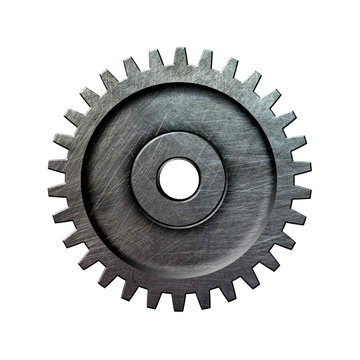
#> input picture gear.jpg, 360 x 360 px
$ jupyter execute Spur_Gear_Preprocessing_Mac.ipynb
#> lines starting #> are read from the running program, lines starting #| are printed output that depends on the picture; after the words box and inside, x2 and y2 are one past the last pixel; in counts of white or black regions, pixels touching at a corner belong together; long printed decimals are rounded
[cell 1]
import cv2, numpy as np, json, math, matplotlib.pyplot as plt
from pathlib import Path

# --- Paths (no /mnt) ---
PROJECT_ROOT = Path.cwd()
OUT_DIR = PROJECT_ROOT / "outputs"
OUT_DIR.mkdir(parents=True, exist_ok=True)

# Point to your image (change this if needed)
IMG_PATH = PROJECT_ROOT / "gear.jpg"     # e.g., "./gear.jpg"

assert IMG_PATH.exists(), f"Place your image at {IMG_PATH} or update IMG_PATH."

img = cv2.imread(str(IMG_PATH))
#> img is the input picture: shape (360, 360, 3); mean B, G, R 196.7, 196.7, 195.7
assert img is not None, f"Could not read {IMG_PATH}"

img_rgb = cv2.cvtColor(img, cv2.COLOR_BGR2RGB)
plt.figure(figsize=(4,4)); plt.title("Cell 1 — Input Image"); plt.axis("off"); plt.imshow(img_rgb)

[cell 2]
def auto_threshold(gray_img):
    h, w = gray_img.shape
    center = gray_img[h//2-20:h//2+20, w//2-20:w//2+20].mean()
    border = np.concatenate([gray_img[:20,:].ravel(), gray_img[-20:,:].ravel(),
                             gray_img[:, :20].ravel(), gray_img[:, -20:].ravel()]).mean()
    invert = center < border
    flag = cv2.THRESH_BINARY_INV if invert else cv2.THRESH_BINARY
    _, bin_img = cv2.threshold(gray_img, 0, 255, flag + cv2.THRESH_OTSU)
    return bin_img, invert

gray = cv2.cvtColor(img, cv2.COLOR_BGR2GRAY)
clahe = cv2.createCLAHE(clipLimit=2.0, tileGridSize=(8,8))
gray_eq = clahe.apply(gray)
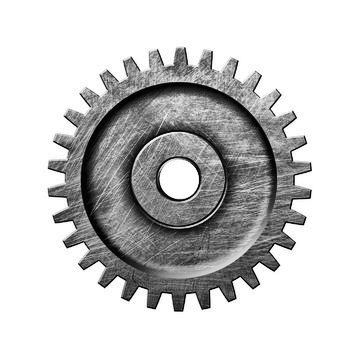
#> gray_eq: shape (360, 360); min 1, max 255, mean 203.4

binary, was_inverted = auto_threshold(gray_eq)
#> in auto_threshold, `center = gray_img[h//2-20:h//2+20, w//2-20:w//2+20].mean()`: center = 212.2
#> in auto_threshold, `border = np.concatenate([gray_img[:20,:].ravel(), gray_img[-20:,:].rav..`: border = 255
#> in auto_threshold, `invert = center < border`: invert = True
#> in auto_threshold, `flag = cv2.THRESH_BINARY_INV if invert else cv2.THRESH_BINARY`: flag = 1
#> in auto_threshold, `_, bin_img = cv2.threshold(gray_img, 0, 255, flag + cv2.THRESH_OTSU)`:
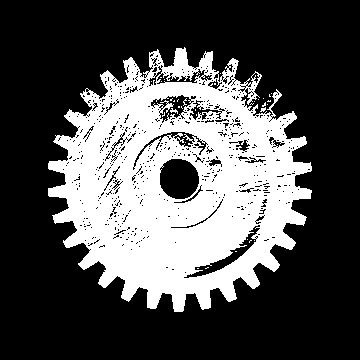
#> bin_img: shape (360, 360); 31.7% white; 36 white regions (34 under 20 px), largest, box (x1, y1, x2, y2) and area: (48, 47, 312, 312) 41003, (170, 108, 178, 114) 23
#> was_inverted = True

plt.figure(figsize=(12,4))
plt.subplot(1,3,1); plt.title("Gray"); plt.axis("off"); plt.imshow(gray, cmap="gray")
plt.subplot(1,3,2); plt.title("CLAHE"); plt.axis("off"); plt.imshow(gray_eq, cmap="gray")
plt.subplot(1,3,3); plt.title(f"Otsu (invert={was_inverted})"); plt.axis("off"); plt.imshow(binary, cmap="gray")

[cell 3]
k3 = cv2.getStructuringElement(cv2.MORPH_ELLIPSE, (3,3))
k5 = cv2.getStructuringElement(cv2.MORPH_ELLIPSE, (5,5))
mask = cv2.morphologyEx(binary, cv2.MORPH_OPEN, k3, iterations=1)
#> mask: shape (360, 360); 30.5% white; 24 white regions (14 under 20 px), largest, box (x1, y1, x2, y2) and area: (48, 57, 312, 312) 38076, (149, 48, 199, 79) 669, (198, 51, 219, 81) 267
mask = cv2.morphologyEx(mask, cv2.MORPH_CLOSE, k5, iterations=2)
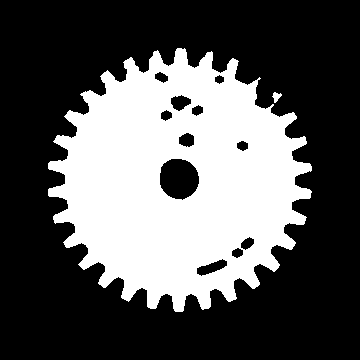
#> mask: shape (360, 360); 34.5% white; 2 white regions

# keep largest connected component
cnts, _ = cv2.findContours(mask, cv2.RETR_EXTERNAL, cv2.CHAIN_APPROX_SIMPLE)
#> cnts = 2 contours; box (x1, y1, x2, y2) and area: (48, 48, 312, 312) 46422, (272, 92, 282, 103) 46
canvas = np.zeros_like(mask)
if cnts:
    cv2.drawContours(canvas, [max(cnts, key=cv2.contourArea)], -1, 255, -1)
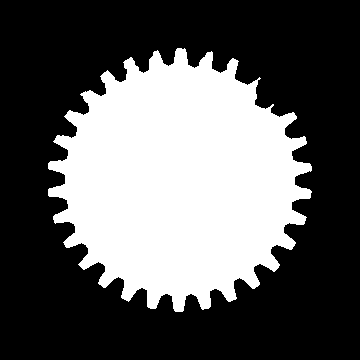
#> canvas: shape (360, 360); 36.3% white; 1 white region
    mask = canvas

cv2.imwrite(str(OUT_DIR/"gear_mask.png"), mask)
plt.figure(figsize=(4,4)); plt.title("Cell 3 — Cleaned Mask"); plt.axis("off"); plt.imshow(mask, cmap="gray")

[cell 4]
contours, hierarchy = cv2.findContours(mask, cv2.RETR_TREE, cv2.CHAIN_APPROX_NONE)
#> contours = 1 contour; box (x1, y1, x2, y2) and area: (48, 48, 312, 312) 46422
hierarchy = hierarchy[0]
outer_idx = int(np.argmax([cv2.contourArea(c) for c in contours]))
#> outer_idx = 0
outer = contours[outer_idx]
#> outer = contour of 1364 points, box (x1, y1, x2, y2) (48, 48, 312, 312), area 46422

M = cv2.moments(mask, binaryImage=True)
#> M = moments, m00 47105, centre m10/m00, m01/m00 = (178.9, 180.6)
cx, cy = M["m10"]/M["m00"], M["m01"]/M["m00"]
#> cx = 178.9; cy = 180.6

def robust_radius(contour, center, top_k=200, mode="max"):
    cx0, cy0 = center
    pts = contour[:,0,:]
    d = np.hypot(pts[:,0]-cx0, pts[:,1]-cy0)
    vals = np.sort(d); k = min(top_k, len(vals))
    return float(np.mean(vals[-k:] if mode=="max" else vals[:k]))

r_add = robust_radius(outer, (cx, cy), mode="max")
#> in robust_radius, `pts = contour[:,0,:]`: pts = 1364 pairs, first value 48 to 311, second value 48 to 311
#> in robust_radius, `d = np.hypot(pts[:,0]-cx0, pts[:,1]-cy0)`: d = 1364 values, max 134 at index 1266, min 107.2 at index 1190, mean 122.4
#> in robust_radius, `vals = np.sort(d)`: vals = 1364 values from 107.2 to 134
#> in robust_radius, `k = min(top_k, len(vals))`: k = 200
#> r_add = 131.6
r_ded = robust_radius(outer, (cx, cy), mode="min")
#> r_ded = 113.6
r_pitch = 0.5*(r_add + r_ded)
#> r_pitch = 122.6

# bore as largest child of outer (may be None if the photo doesn’t show it well)
child_idxs = [i for i,h in enumerate(hierarchy) if h[3]==outer_idx]
#> child_idxs = []
r_hole = None
if child_idxs:
    inner = max(child_idxs, key=lambda i: cv2.contourArea(contours[i]))
    r_hole = robust_radius(contours[inner], (cx, cy), mode="max")

diag = img.copy()
for r in [r_ded, r_pitch, r_add]: cv2.circle(diag, (int(cx),int(cy)), int(r), (0,255,0), 2)
#> this loop made 3 passes
#> r on passes 1 to 3: 113.6, 122.6, 131.6
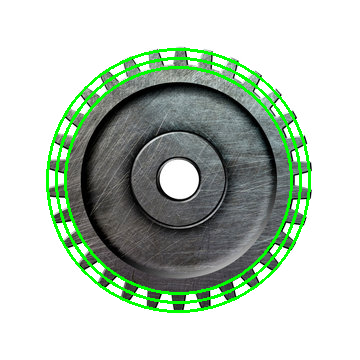
#> diag: shape (360, 360, 3); 5.23% of pixels changed, all inside (x1, y1, x2, y2) = (46, 48, 311, 313)
if r_hole: cv2.circle(diag, (int(cx),int(cy)), int(r_hole), (255,0,0), 2)
cv2.circle(diag, (int(cx),int(cy)), 4, (0,0,255), -1)
#> diag: shape (360, 360, 3); 0.04% of pixels changed, all inside (x1, y1, x2, y2) = (174, 176, 183, 185)
cv2.imwrite(str(OUT_DIR/"gear_circles.png"), diag)

plt.figure(figsize=(6,6)); plt.title("Cell 4 — Center & Radii"); plt.axis("off")
plt.imshow(cv2.cvtColor(diag, cv2.COLOR_BGR2RGB))

[cell 5]
outline = cv2.morphologyEx(mask, cv2.MORPH_GRADIENT, cv2.getStructuringElement(cv2.MORPH_ELLIPSE,(3,3)))
#> outline: shape (360, 360); 2.1% white in thin lines or dots, all inside (x1, y1, x2, y2) = (47, 47, 313, 313)
_, outline = cv2.threshold(outline, 1, 255, cv2.THRESH_BINARY)

overlay = img.copy()
overlay[np.where(outline==255)] = (255,255,255)
#> overlay: shape (360, 360, 3); 1.98% of pixels changed, all inside (x1, y1, x2, y2) = (47, 47, 313, 312)

cv2.imwrite(str(OUT_DIR/"gear_outline.png"), outline)
cv2.imwrite(str(OUT_DIR/"gear_overlay.png"), overlay)

plt.figure(figsize=(10,4))
plt.subplot(1,2,1); plt.title("Outline"); plt.axis("off"); plt.imshow(outline, cmap="gray")
plt.subplot(1,2,2); plt.title("Overlay"); plt.axis("off"); plt.imshow(cv2.cvtColor(overlay, cv2.COLOR_BGR2RGB))
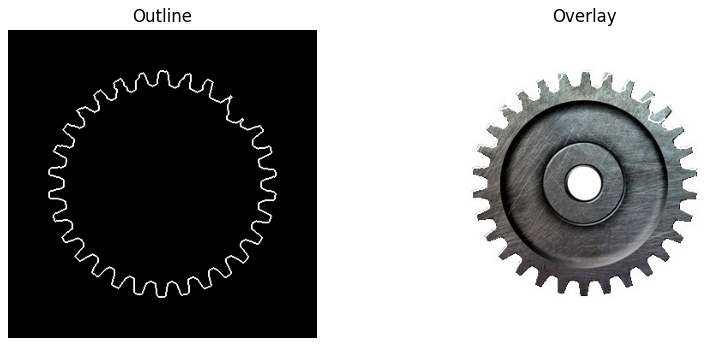
#> figure drawn by matplotlib, 2 panels

[cell 6]
h, w = mask.shape[:2]
#> h = 360; w = 360
clean = np.zeros((h,w), dtype=np.uint8)
cv2.drawContours(clean, [outer], -1, 255, 2)
#> clean: shape (360, 360); 4% white; 1 white region, box (x1, y1, x2, y2) and area: (47, 47, 313, 313) 5180
cv2.circle(clean, (int(cx),int(cy)), int(r_ded), 255, 2)
cv2.circle(clean, (int(cx),int(cy)), int(r_hole or 0.12*r_ded), 255, 2)
#> clean: shape (360, 360); 5.4% white; 2 white regions, box (x1, y1, x2, y2) and area: (47, 47, 313, 313) 6754, (164, 166, 193, 195) 232

cv2.imwrite(str(OUT_DIR/"gear_outline_clean.png"), clean)
plt.figure(figsize=(4,4)); plt.title("Cell 6 — Clean Outline"); plt.axis("off"); plt.imshow(clean, cmap="gray")

[cell 7]
gray_blur = cv2.GaussianBlur(cv2.cvtColor(img, cv2.COLOR_BGR2GRAY), (5,5), 0)
edges = cv2.Canny(gray_blur, 50, 150)
#> edges: shape (360, 360); 3.8% white in thin lines or dots, all inside (x1, y1, x2, y2) = (47, 47, 313, 312)

yy, xx = np.indices(edges.shape)
dist = np.hypot(xx - cx, yy - cy)
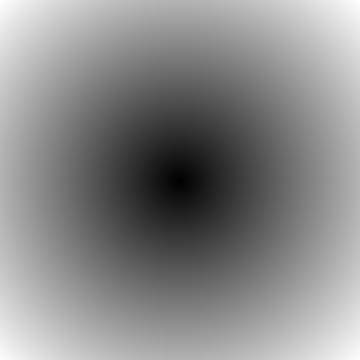
#> dist: shape (360, 360) float64; min 0.431, max 255, mean 137.7; drawn with min black and max white
MARGIN_IN, MARGIN_OUT = 10, 8  # widen if tips are truncated
ring = ((dist >= (r_ded - MARGIN_IN)) & (dist <= (r_add + MARGIN_OUT))).astype(np.uint8)*255
#> ring: shape (360, 360); 21.2% white; 1 white region, box (x1, y1, x2, y2) and area: (40, 41, 319, 321) 27516

teeth_edges = cv2.bitwise_and(edges, ring)
k = cv2.getStructuringElement(cv2.MORPH_ELLIPSE, (3,3))
#> k = [[0, 1, 0], [1, 1, 1], [0, 1, 0]]
teeth_edges = cv2.morphologyEx(teeth_edges, cv2.MORPH_DILATE, k, iterations=1)
#> teeth_edges: shape (360, 360); 4.3% white; 2 white regions (1 under 20 px), largest, box (x1, y1, x2, y2) and area: (46, 46, 314, 313) 5527
teeth_edges = cv2.morphologyEx(teeth_edges, cv2.MORPH_CLOSE, k, iterations=2)
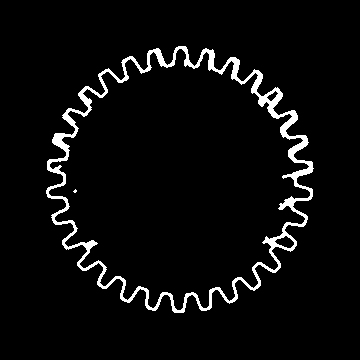
#> teeth_edges: shape (360, 360); 4.5% white; 2 white regions (1 under 20 px)

cnts, _ = cv2.findContours(teeth_edges, cv2.RETR_EXTERNAL, cv2.CHAIN_APPROX_NONE)
#> cnts = 1 contour; box (x1, y1, x2, y2) and area: (46, 46, 314, 313) 49550
teeth_loop = np.zeros_like(teeth_edges)
if cnts:
    cv2.drawContours(teeth_loop, [max(cnts, key=cv2.contourArea)], -1, 255, 2)
#> teeth_loop: shape (360, 360); 4.1% white; 1 white region, box (x1, y1, x2, y2) and area: (45, 45, 315, 314) 5251

teeth_final = np.zeros_like(teeth_loop)
teeth_final = cv2.bitwise_or(teeth_final, teeth_loop)
cv2.circle(teeth_final, (int(cx),int(cy)), int(r_ded), 255, 2)
cv2.circle(teeth_final, (int(cx),int(cy)), int(r_hole or 0.12*r_ded), 255, 2)
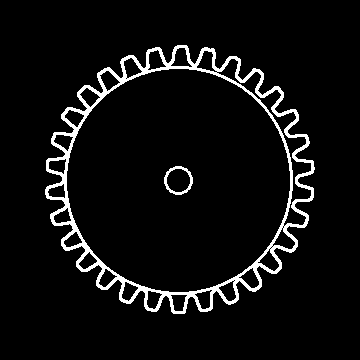
#> teeth_final: shape (360, 360); 5.8% white; 2 white regions, box (x1, y1, x2, y2) and area: (45, 45, 315, 314) 7236, (164, 166, 193, 195) 232

cv2.imwrite(str(OUT_DIR/"gear_teeth_outline.png"), teeth_final)

plt.figure(figsize=(12,4))
plt.subplot(1,3,1); plt.title("Ring mask"); plt.axis("off"); plt.imshow(ring, cmap="gray")
plt.subplot(1,3,2); plt.title("Ring edges"); plt.axis("off"); plt.imshow(teeth_edges, cmap="gray")
plt.subplot(1,3,3); plt.title("Teeth-highlight"); plt.axis("off"); plt.imshow(teeth_final, cmap="gray")

[cell 8]
assert 'teeth_final' in globals() and 'img' in globals(), "Run through Cell 7 first."

def overlay_teeth_highlight(img_bgr, teeth_mask, color="green", thickness=2, alpha=1.0):
    color = color.lower()
    color_bgr = (0,255,0) if color == "green" else (255,255,255)

    k = cv2.getStructuringElement(cv2.MORPH_ELLIPSE, (max(1,thickness), max(1,thickness)))
    thick = cv2.dilate(teeth_mask, k, iterations=1)

    color_layer = np.full_like(img_bgr, color_bgr, dtype=np.uint8)
    m3 = (thick > 0).astype(np.float32)[..., None]
    out = (img_bgr.astype(np.float32)*(1 - alpha*m3) + color_layer.astype(np.float32)*(alpha*m3)).astype(np.uint8)
    return out


overlay_green = overlay_teeth_highlight(img, teeth_final, color="green", thickness=2, alpha=1.0)
#> in overlay_teeth_highlight, `k = cv2.getStructuringElement(cv2.MORPH_ELLIPSE, (max(1,thickness), ma..`: k = [[0, 1], [1, 1]]
#> in overlay_teeth_highlight, `thick = cv2.dilate(teeth_mask, k, iterations=1)`: thick: shape (360, 360); 7.5% white; 2 white regions, box (x1, y1, x2, y2) and area: (45, 45, 316, 315) 9436, (164, 166, 194, 196) 322
#> in overlay_teeth_highlight, `out = (img_bgr.astype(np.float32)*(1 - alpha*m3) + color_layer.astype(..`:
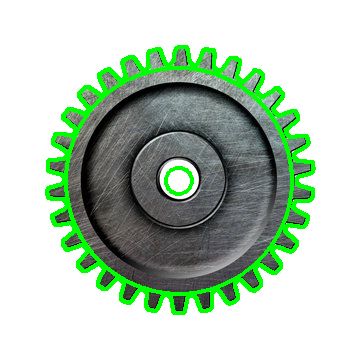
#> out: shape (360, 360, 3); mean B, G, R 182.6, 201.7, 181.6


(OUT_DIR / "gear_teeth_overlay_green.png").parent.mkdir(parents=True, exist_ok=True)
cv2.imwrite(str(OUT_DIR / "gear_teeth_overlay_green.png"), overlay_green)


plt.figure(figsize=(10,5))
plt.subplot(1,2,1); plt.title("Teeth Overlay — GREEN"); plt.axis("off"); plt.imshow(cv2.cvtColor(overlay_green, cv2.COLOR_BGR2RGB))

[cell 9]
def tooth_count_fft(outer_contour, cx, cy):
    pts = outer_contour[:,0,:]
    theta = np.mod(np.arctan2(pts[:,1]-cy, pts[:,0]-cx), 2*np.pi)
    r = np.hypot(pts[:,0]-cx, pts[:,1]-cy)
    idx = np.argsort(theta); theta, r = theta[idx], r[idx]
    theta2 = np.concatenate([theta, theta + 2*np.pi])
    r2 = np.concatenate([r, r])
    N = 4096
    tgrid = np.linspace(0, 2*np.pi, N, endpoint=False)
    rgrid = np.interp(tgrid, theta2, r2)
    kernel = np.ones(51)/51.0
    r_det = rgrid - np.convolve(rgrid, kernel, mode="same")
    F = np.fft.rfft(r_det)
    freqs = np.fft.rfftfreq(N, d=(2*np.pi/N))
    mask = (freqs >= 6) & (freqs <= 200)
    if not np.any(mask): return None
    return int(freqs[mask][np.argmax(np.abs(F[mask]))].round())

teeth_est = tooth_count_fft(outer, cx, cy)
#> in tooth_count_fft, `theta = np.mod(np.arctan2(pts[:,1]-cy, pts[:,0]-cx), 2*np.pi)`: theta = 1364 values, max 6.28 at index 1023, min 0.00371 at index 1022, mean 3.15
#> in tooth_count_fft, `r = np.hypot(pts[:,0]-cx, pts[:,1]-cy)`: r has the same summary as d in robust_radius
#> in tooth_count_fft, `idx = np.argsort(theta)`: idx = 1364 values, max 1363 at index 1023, min 0 at index 1022, mean 681.5
#> in tooth_count_fft, `theta, r = (theta[idx], r[idx])`: theta = 1364 values from 0.00371 to 6.28; r = 1364 values, max 134 at index 1120, min 107.2 at index 1196, mean 122.4
#> in tooth_count_fft, `theta2 = np.concatenate([theta, theta + 2*np.pi])`: theta2 = 2728 values from 0.00371 to 12.56
#> in tooth_count_fft, `r2 = np.concatenate([r, r])`: r2 = 2728 values, max 134 at index 1120, min 107.2 at index 1196, mean 122.4
#> in tooth_count_fft, `rgrid = np.interp(tgrid, theta2, r2)`: rgrid = 4096 values, max 133.9 at index 3343, min 107.2 at index 3586, mean 121.3
#> in tooth_count_fft, `r_det = rgrid - np.convolve(rgrid, kernel, mode="same")`: r_det = 4096 values, max 56.31 at index 4095, min -4.99 at index 3117, mean 0.358
#> teeth_est = 10
m_px = (2.0 * r_pitch / teeth_est) if (teeth_est and teeth_est > 0) else None
#> m_px = 24.52
p_circ_px = (math.pi * m_px) if m_px else None
#> p_circ_px = 77.04

results = {
    "center_px": [float(cx), float(cy)],
    "r_add_px": float(r_add),
    "r_ded_px": float(r_ded),
    "r_pitch_px": float(r_pitch),
    "r_hole_px": None if r_hole is None else float(r_hole),
    "teeth_estimate": None if teeth_est is None else int(teeth_est),
    "module_px": None if m_px is None else float(m_px),
    "circular_pitch_px": None if p_circ_px is None else float(p_circ_px),
}
with open(OUT_DIR/"gear_measurements.json", "w") as f:
    json.dump(results, f, indent=2)

print(json.dumps(results, indent=2))
#| {
#|   "center_px": [
#|     178.944,
#|     180.573
#|   ],
#|   "r_add_px": 131.613,
#|   "r_ded_px": 113.598,
#|   "r_pitch_px": 122.605,
#|   "r_hole_px": null,
#|   "teeth_estimate": 10,
#|   "module_px": 24.521,
#|   "circular_pitch_px": 77.035
#> (further printed lines are left out)
print("\nSaved to:", OUT_DIR.resolve())
